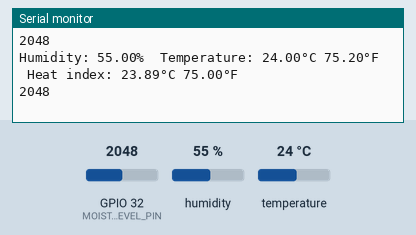
Simulated run of this sketch. Board: ESP32. On the bench: the last lines printed to the serial monitor. The inputs (shaded band) are chosen by the test bench; at power-on: humidity 55 %, GPIO 32 (MOISTURE_LEVEL_PIN) = 2048, temperature 24 °C.

Above: at 4.8 s.
4.9 s: humidity set to 22 %
At 7.5 s:
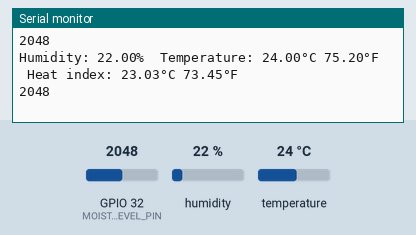
7.9 s: GPIO 32 (MOISTURE_LEVEL_PIN) set to 2866
At 9.7 s:
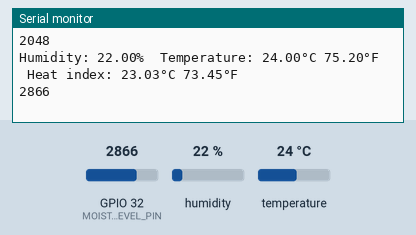
10.9 s: temperature set to 12 °C
At 13.5 s:
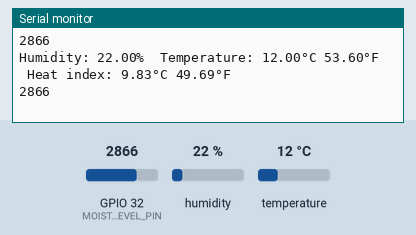
13.9 s: GPIO 32 (MOISTURE_LEVEL_PIN) set to 3603
At 15.8 s:
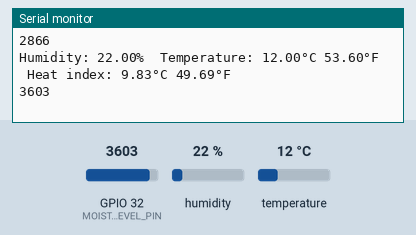
16.9 s: humidity set to 40 %
At 19.8 s:
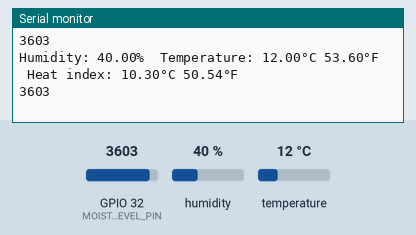
Timing chart, 0 to 20.9 s (numbered marks = the images above; inputs shaded):
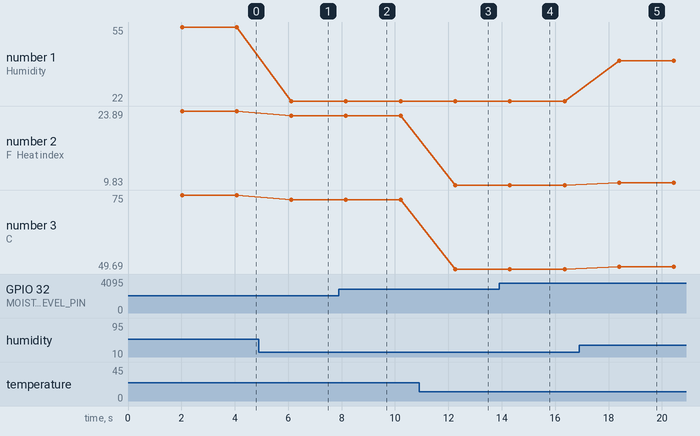

Measured:
- after the input at 4.9 s, the serial monitor: prints a new line after 1.2 s (image 1)
- after the input at 7.9 s, the serial monitor: prints a new line after 0.28 s (image 2)
- after the input at 10.9 s, the serial monitor: prints a new line after 1.4 s (image 3)
- after the input at 13.9 s, the serial monitor: prints a new line after 0.42 s (image 4)
- after the input at 16.9 s, the serial monitor: prints a new line after 1.5 s (image 5)
- plotted number 1: 55 → 22 after the input at 4.9 s, 22 → 40 after the input at 16.9 s
- plotted number 2: 23.89 → 23.03 after the input at 4.9 s, 23.03 → 9.83 after the input at 10.9 s, 9.83 → 10.3 after the input at 16.9 s
- plotted number 3: 75 → 73.45 after the input at 4.9 s, 73.45 → 49.69 after the input at 10.9 s, 49.69 → 50.54 after the input at 16.9 s

The sketch:

testCode_Components.ino
```cpp
/*APPENDIX*/

// WATER LEVEL SENSOR
```

DHT11_Sensor.ino
```cpp
// Example testing sketch for various DHT humidity/temperature sensors
// Written by ladyada, public domain

// REQUIRES the following Arduino libraries:
// - DHT Sensor Library: https://github.com/adafruit/DHT-sensor-library
// - Adafruit Unified Sensor Lib: https://github.com/adafruit/Adafruit_Sensor

#include "DHT.h"

#define MOISTURE_LEVEL_PIN 32

#define DHTPIN 33     // Digital pin connected to the DHT sensor
// Feather HUZZAH ESP8266 note: use pins 3, 4, 5, 12, 13 or 14 --
// Pin 15 can work but DHT must be disconnected during program upload.

// Uncomment whatever type you're using!
#define DHTTYPE DHT11   // DHT 11
// #define DHTTYPE DHT22   // DHT 22  (AM2302), AM2321
//#define DHTTYPE DHT21   // DHT 21 (AM2301)

// Connect pin 1 (on the left) of the sensor to +5V
// NOTE: If using a board with 3.3V logic like an Arduino Due connect pin 1
// to 3.3V instead of 5V!
// Connect pin 2 of the sensor to whatever your DHTPIN is
// Connect pin 3 (on the right) of the sensor to GROUND (if your sensor has 3 pins)
// Connect pin 4 (on the right) of the sensor to GROUND and leave the pin 3 EMPTY (if your sensor has 4 pins)
// Connect a 10K resistor from pin 2 (data) to pin 1 (power) of the sensor

// Initialize DHT sensor.
// Note that older versions of this library took an optional third parameter to
// tweak the timings for faster processors.  This parameter is no longer needed
// as the current DHT reading algorithm adjusts itself to work on faster procs.
DHT dht(DHTPIN, DHTTYPE);

void setup() {
  Serial.begin(9600);
  Serial.println(F("DHTxx test!"));

  dht.begin();
}

void loop() {
  // Wait a few seconds between measurements.
  delay(2000);

  // Reading temperature or humidity takes about 250 milliseconds!
  // Sensor readings may also be up to 2 seconds 'old' (its a very slow sensor)
  float h = dht.readHumidity();
  // Read temperature as Celsius (the default)
  float t = dht.readTemperature();
  // Read temperature as Fahrenheit (isFahrenheit = true)
  float f = dht.readTemperature(true);

  // Check if any reads failed and exit early (to try again).
  if (isnan(h) || isnan(t) || isnan(f)) {
    Serial.println(F("Failed to read from DHT sensor!"));
    return;
  }

  // Compute heat index in Fahrenheit (the default)
  float hif = dht.computeHeatIndex(f, h);
  // Compute heat index in Celsius (isFahreheit = false)
  float hic = dht.computeHeatIndex(t, h, false);

  Serial.print(F("Humidity: "));
  Serial.print(h);
  Serial.print(F("%  Temperature: "));
  Serial.print(t);
  Serial.print(F("°C "));
  Serial.print(f);
  Serial.print(F("°F  Heat index: "));
  Serial.print(hic);
  Serial.print(F("°C "));
  Serial.print(hif);
  Serial.println(F("°F"));

  Serial.println(analogRead(MOISTURE_LEVEL_PIN));
}
```

Moisture_Sensor_MicroBit.ino
```cpp
// /*
//   https://www.sgeducation.ie/kitronik-mini-prong-soil-moisture-sensor-for-bbc-microbit
//   Use analogRead(); Intended to run at 3V (though seems to work at 3.3V)


//   Note: To ensure that the mini Prong moisture sensor has a long and fulfilling life,
//   it is better to write your code to perform a moisture check every so often rather than continuously.
//   When the check is performed continuously it promotes rapid erosion of the electrodes.
// */

// #define MOISTURE_LEVEL_PIN A1

// void setup() {

//   Serial.begin(9600);
// }

// void loop() {

//   Serial.println(analogRead(MOISTURE_LEVEL_PIN));
//   delay(100);
// }
```

Water_Level_Sensor.ino
```cpp
// /*
//   The Water Level Sensor uses VCC (5V), GND, and Signal (analog signal 0-5V)
//   Simply read the data by analogRead();
//   Different readings may occur due to different impurities
// */
// #define WATER_LEVEL_PIN A0

// void setup() {

//   Serial.begin(9600);
// }

// void loop() {

//   Serial.println(analogRead(WATER_LEVEL_PIN));
// }
```

_Declarations.ino
```cpp
/*LIBRARIES*/

/*PINS*/
```

rough.ino
```cpp
// int outputPin = 3; // Set the pin to which you want to write the analog value (PWM pin)

// void setup() {
//   Serial.begin(9600);    // Start serial communication at 9600 baud rate
//   pinMode(outputPin, OUTPUT); // Set the specified pin as OUTPUT
// }

// void loop() {
//   if (Serial.available() > 0) {
//     int inputValue = Serial.parseInt(); // Read the number entered in the Serial Monitor
//     if (inputValue >= 0 && inputValue <= 255) {  // Check if the number is within the range 0-255
//       analogWrite(outputPin, inputValue);  // Write the input value to the specified pin
//       Serial.print("Analog value written to pin: ");
//       Serial.println(inputValue);          // Feedback in the Serial Monitor
//     } else {
//       Serial.println("Please enter a number between 0 and 255");
//     }
//   }
// }
```
